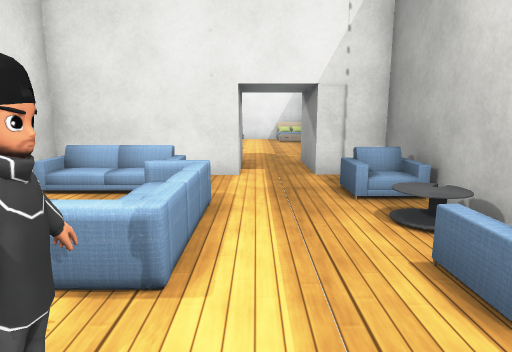
view 1 (above)

16 first-person views from a walk through a scene from a Unity 3-D project. The camera is 1.3 m above the floor, tilts 10° down and sees 75° across. The floor is counted in squares, 1 m on a side. Each view is taken from the middle of a square. On the plan, view 1 faces up. The plan holds only what a view shows up to about 14 squares ahead; the rest is blank. The player is left out. Some surface patterns are stand-ins.

view 2
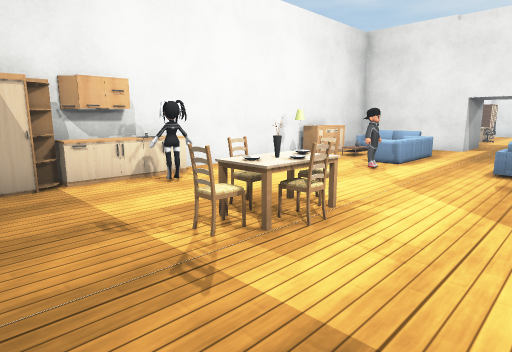

view 3
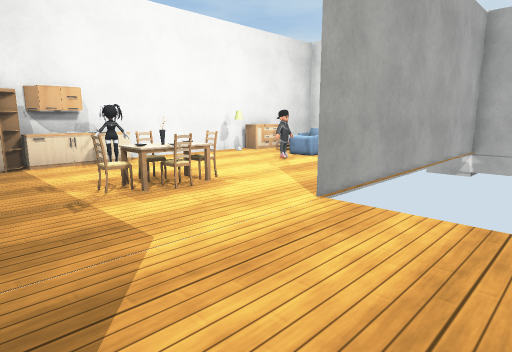

view 4
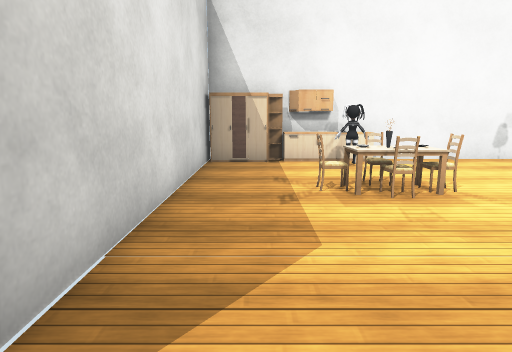

view 5
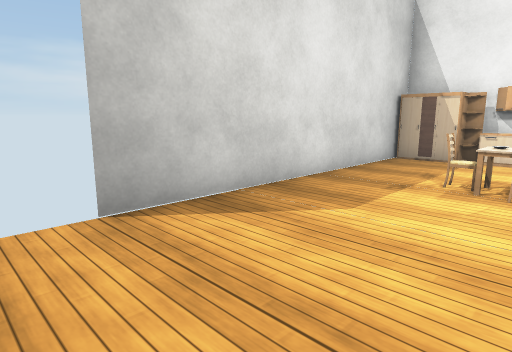

view 6
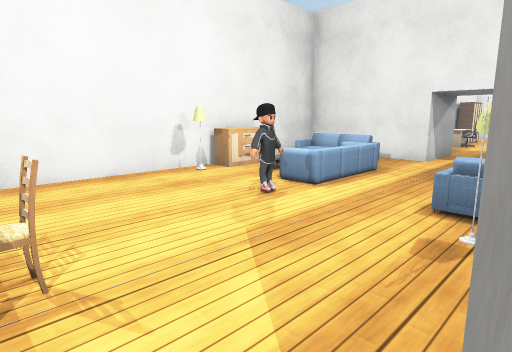

view 7
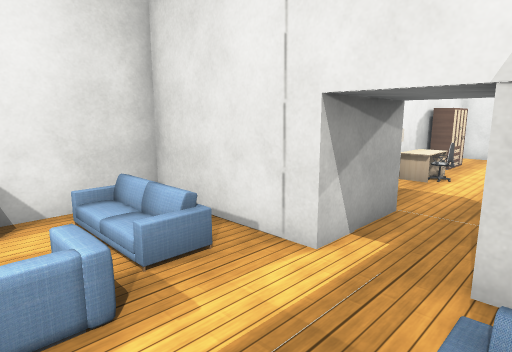

view 8
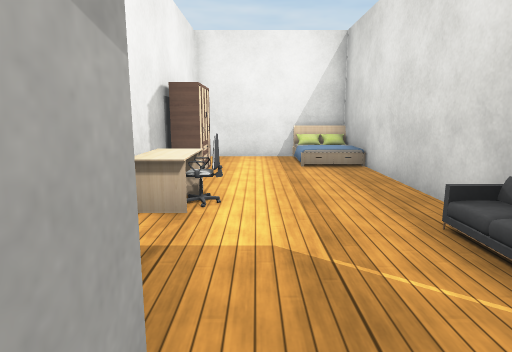

view 9
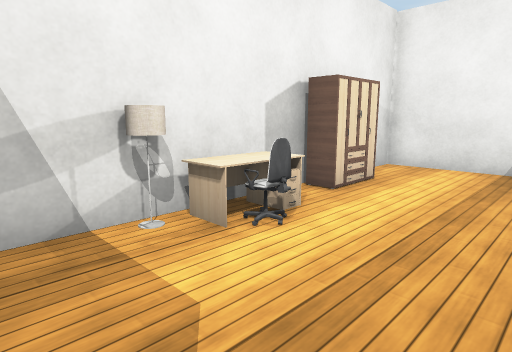

view 10
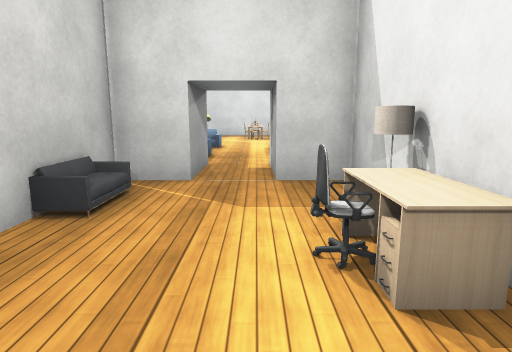

view 11
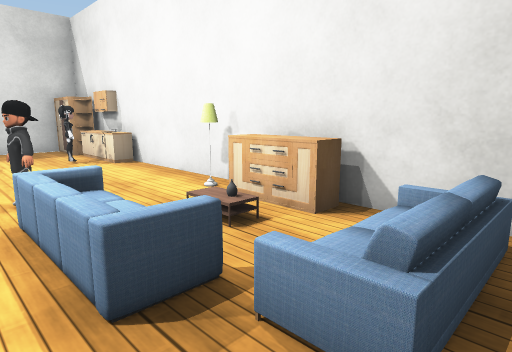

view 12
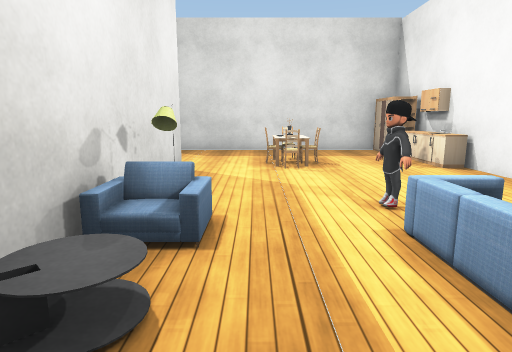

view 13
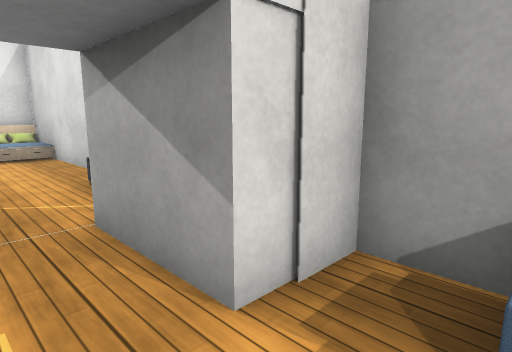

view 14
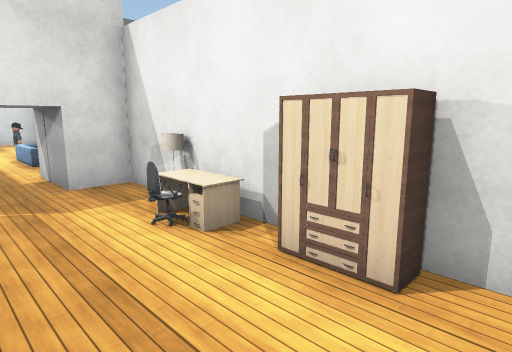

view 15
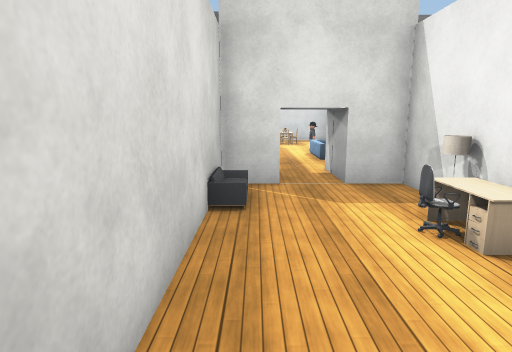

view 16
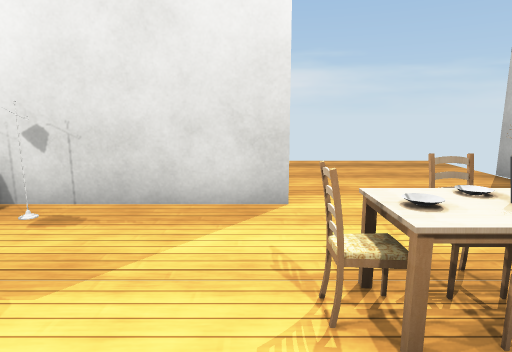

### Floor plan
Key: @ floor where view 1 was taken; # wall or solid block; . main floor; : floor 0.5 m higher than the main floor; / step, stairs or slope; ^ raised ledge; O other object.
Columns run from 5 left of view 1 to 7 right of it. Each row starts with its distance up from view 1.
 20    ######
 19    #../:#
 18    #..//#
 17    OO...#
 16    #....#
 15    #O...#
 14    #O...#
 13    #O...#
 12    #....#
 11    #....O
 10    ##.O##
  9    ##.O #
  8 #####.OO#
  7 #.......#
  6 #OOO...O#
  5 ##../..O#
  4 #^O./../#
  3 #^../../#
  2 ##..OO.O#
  1 #......##
  0 #....@..#
 -1 #.......#
 -2 #....O..#
 -3 #OO..O.......
 -4 #O..OOO......
 -5 OO...O.......
 -6 #O...........
 -7 #O...........
 -8 ###########

Positions as (right, up) in squares from view 1, and headings:
1: (0, 0), facing up
2: (3, -7), facing up-left
3: (6, -7), facing up-left
4: (6, -6), facing left
5: (7, -3), facing down-left
6: (3, -3), facing up-left
7: (2, 4), facing up-left
8: (0, 9), facing up
9: (2, 11), facing up-left
10: (0, 17), facing down
11: (0, 7), facing down-left
12: (1, 6), facing down
13: (0, 6), facing up-right
14: (2, 19), facing down-left
15: (2, 19), facing down
16: (-2, -2), facing right
